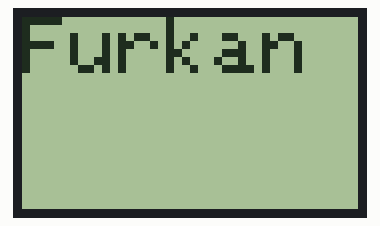
This sketch was run on a simulated Arduino Uno, built with avr-gcc and run on an emulated ATmega328P. On the bench: 84×48 one-colour display.

Above: at 0.05 s.

The sketch:

nokia51150.ino
```cpp
#include <SPI.h>
#include <Adafruit_GFX.h>
#include <Adafruit_PCD8544.h>

Adafruit_PCD8544 display = Adafruit_PCD8544(7, 6, 5, 4, 3);

void setup() {
    display.begin();
    display.setContrast(57);

    display.clearDisplay();

    display.setTextSize(2);
    display.setTextColor(BLACK);
    display.setCursor(0, 0);
    display.println("Furkan");
    display.display();

display.setTextSize(2);
display.write(3);
display.display();
delay(2000);
display.clearDisplay();
}

void loop() {
    // Loop içinde herhangi bir işlem yok
}
```
